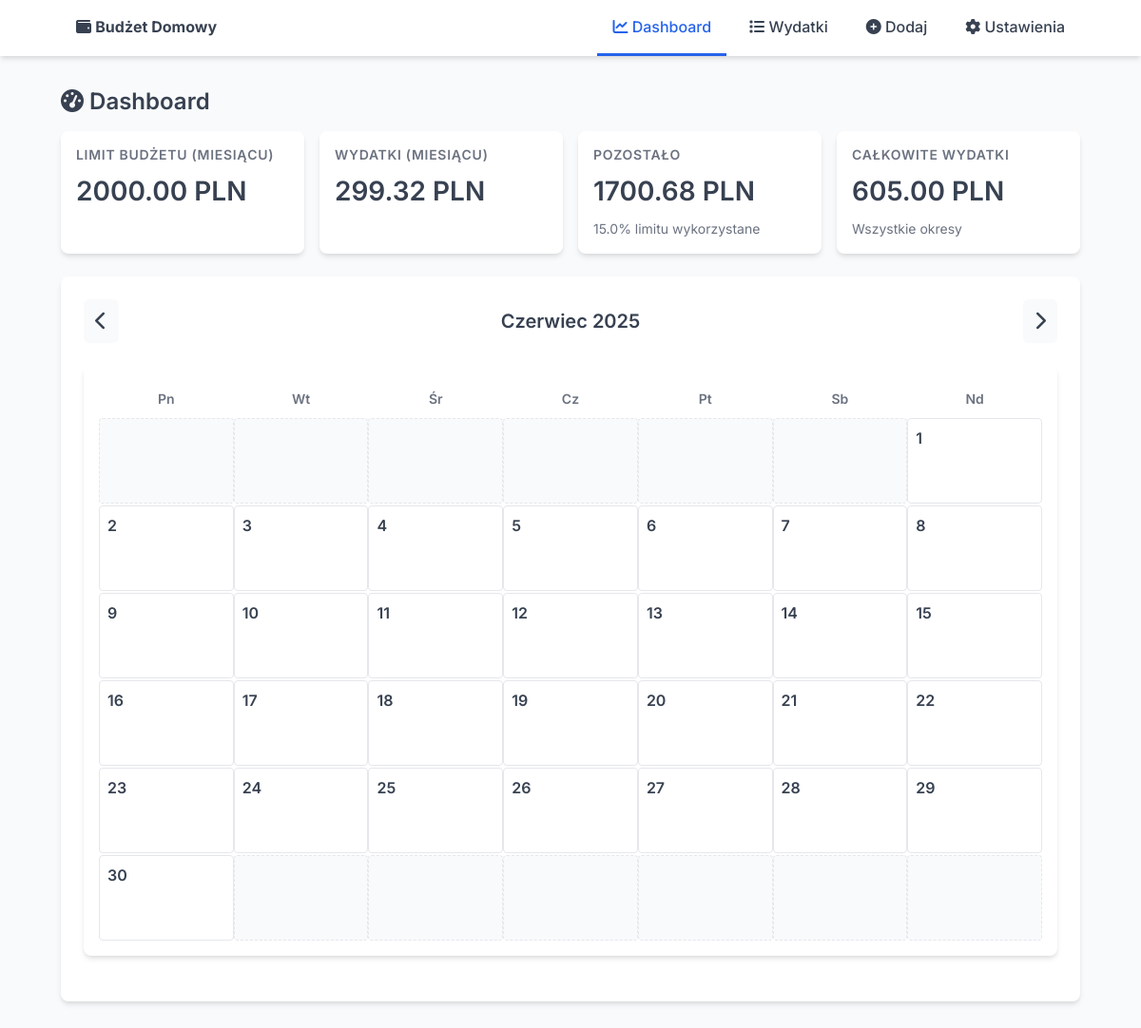
The app's page /2025/6/ with its own data.
### models.py (models this page shows, shortened)
class Settings(db.Model):
    __tablename__ = 'settings'
    id = db.Column(db.Integer, primary_key=True)
    budget_limit = db.Column(db.Float, nullable=False, default=2000.0)
    limit_period = db.Column(db.String(10), nullable=False, default='month')  # 'week', 'month', 'year'
    notified = db.Column(db.Boolean, nullable=False, default=False)

### app.py (the view)
@env_app.route('/')
@env_app.route('/<int:year>/<int:month>/')
def dashboard(year=None, month=None):
    settings = Settings.query.first()
    if not settings:
        settings = Settings(budget_limit=2000.0, limit_period='month', notified=False)
        db.session.add(settings)
        db.session.commit()
    period_expenses = get_period_expenses(settings.limit_period)
    total_expenses = db.session.query(db.func.coalesce(db.func.sum(Expense.amount), 0)).scalar()
    now = datetime.now()
    if year is None or month is None:
        year, month = now.year, now.month
    if month < 1:
        month = 12
        year -= 1
    elif month > 12:
        month = 1
        year += 1
    prev_month = month - 1
    prev_year = year
    if prev_month < 1:
        prev_month = 12
        prev_year -= 1
    next_month = month + 1
    next_year = year
    if next_month > 12:
        next_month = 1
        next_year += 1
    month_names = ['', 'Styczeń', 'Luty', 'Marzec', 'Kwiecień', 'Maj', 'Czerwiec',
                   'Lipiec', 'Sierpień', 'Wrzesień', 'Październik', 'Listopad', 'Grudzień']
    month_name = month_names[month]
    _, last_day = calendar.monthrange(year, month)
    first_weekday = calendar.monthrange(year, month)[0]  # 0 = poniedzialek w Python (xd)
    daily_expenses = defaultdict(float)
    month_start = datetime(year, month, 1)
    if month == 12:
        next_month_start = datetime(year + 1, 1, 1)
    else:
        next_month_start = datetime(year, month + 1, 1)
    expenses = Expense.query.filter(
        Expense.date >= month_start,
        Expense.date < next_month_start
    ).all()
    for expense in expenses:
        day = expense.date.day
        daily_expenses[day] += expense.amount
    period_names = {
        'week': 'tygodniu',
        'month': 'miesiącu',
        'year': 'roku'
    }
    return render_template(
        'dashboard.html',
        current_limit=settings.budget_limit,
        period_expenses=period_expenses,
        total_expenses=total_expenses,
        period=period_names.get(settings.limit_period, settings.limit_period),
        year=year,
        month=month,
        month_name=month_name,
        last_day=last_day,
        first_weekday=first_weekday,
        daily_expenses=daily_expenses,
        prev_year=prev_year,
        prev_month=prev_month,
        next_year=next_year,
        next_month=next_month
    )

### app.py (called while the page is built)
@env_app.context_processor
def inject_current_year():
    return {'current_year': datetime.now().year}

### templates/dashboard.html (shortened to what this page needs)
{% extends 'base.html' %}
{% block content %}
<h2><i class="fas fa-tachometer-alt"></i> Dashboard</h2>
<div class="stats-grid">
    <div class="stat-card">
        <h4>Limit budżetu ({{ period }})</h4>
        <div class="value">{{ "%.2f"|format(current_limit) }} PLN</div>
    </div>
    <div class="stat-card">
        <h4>Wydatki ({{ period }})</h4>
        <div class="value">{{ "%.2f"|format(period_expenses) }} PLN</div>
    </div>
    <div class="stat-card">
        <h4>Pozostało</h4>
        <div class="value {% if current_limit - period_expenses >= 0 %}balance-positive{% else %}balance-negative{% endif %}">
            {{ "%.2f"|format(current_limit - period_expenses) }} PLN
        </div>
        <div class="secondary">
            {% if current_limit > 0 %}
            {{ "%.1f"|format((period_expenses / current_limit) * 100) }}% limitu wykorzystane
            {% endif %}
        </div>
    </div>
    <div class="stat-card">
        <h4>Całkowite wydatki</h4>
        <div class="value">{{ "%.2f"|format(total_expenses) }} PLN</div>
        <div class="secondary">Wszystkie okresy</div>
    </div>
</div>
<div class="card">
    <div class="calendar-header">
        <a href="{{ url_for('dashboard', year=prev_year, month=prev_month) }}" class="calendar-arrow"><i class="fas fa-chevron-left"></i></a>
        <h3>{{ month_name }} {{ year }}</h3>
        <a href="{{ url_for('dashboard', year=next_year, month=next_month) }}" class="calendar-arrow"><i class="fas fa-chevron-right"></i></a>
    </div>
    <div class="calendar">
        <div class="week">
            <div class="day-name">Pn</div>
            <div class="day-name">Wt</div>
            <div class="day-name">Śr</div>
            <div class="day-name">Cz</div>
            <div class="day-name">Pt</div>
            <div class="day-name">Sb</div>
            <div class="day-name">Nd</div>
        </div>
        {% for week in range(6) %}
            <div class="week">
                {% for weekday in range(7) %}
                    {% set day_num = week * 7 + weekday - first_weekday + 1 %}
                    {% if day_num < 1 or day_num > last_day %}
                        <div class="day empty"></div>
                    {% else %}
                        <div class="day {% if day_num == today_day and month == today_month and year == today_year %}today{% endif %}">
                            <div class="day-number">{{ day_num }}</div>
                        </div>
                    {% endif %}
                {% endfor %}
            </div>
        {% endfor %}
    </div>
</div>
{% endblock %}

### static/style.css (style rules this page uses)
:root { --primary: #2563eb; --primary-dark: #1d4ed8; --success: #10b981; --danger: #ef4444; --warning: #f59e0b; --text: #374151; --text-light: #6b7280; --bg: #f9fafb; --bg-card: #ffffff; --border: #e5e7eb; --border-focus: #93c5fd; --shadow: 0 4px 6px -1px rgba(0, 0, 0, 0.1), 0 2px 4px -1px rgba(0, 0, 0, 0.06); }
* { box-sizing: border-box; margin: 0; padding: 0; }
body { font-family: 'Inter', 'Segoe UI', -apple-system, BlinkMacSystemFont, sans-serif; line-height: 1.5; color: var(--text); background-color: var(--bg); padding-bottom: 40px; }
h1, h2, h3, h4 { margin-bottom: 16px; font-weight: 600; line-height: 1.3; }
h2 { font-size: 1.5rem; color: var(--text); }
h3 { font-size: 1.25rem; color: var(--text); }
a { color: var(--primary); text-decoration: none; transition: color 0.2s ease-in-out; }
.card { background: var(--bg-card); border-radius: 8px; padding: 24px; box-shadow: var(--shadow); margin-bottom: 24px; }
.stats-grid { display: grid; grid-template-columns: repeat(auto-fit, minmax(250px, 1fr)); gap: 16px; margin-bottom: 24px; }
.stat-card { background: var(--bg-card); border-radius: 8px; padding: 16px; box-shadow: var(--shadow); display: flex; flex-direction: column; }
.stat-card h4 { font-size: 0.875rem; color: var(--text-light); text-transform: uppercase; letter-spacing: 0.05em; margin-bottom: 8px; }
.stat-card .value { font-size: 1.75rem; font-weight: 600; color: var(--text); margin-bottom: 8px; }
.stat-card .secondary { font-size: 0.875rem; color: var(--text-light); }
.balance-positive { color: var(--success); }
.calendar { display: flex; flex-direction: column; max-width: 100%; margin: 24px 0; gap: 2px; background: var(--bg-card); padding: 16px; border-radius: 8px; box-shadow: var(--shadow); }
.calendar-header { display: flex; justify-content: space-between; align-items: center; margin-bottom: 16px; }
.calendar-header h3 { margin-bottom: 0; font-size: 1.25rem; text-align: center; flex-grow: 1; }
.calendar-arrow { text-decoration: none; font-size: 1.25rem; color: var(--text); padding: 8px 12px; border-radius: 6px; background: var(--bg); transition: all 0.2s ease; }
.week { display: flex; justify-content: space-between; }
.day-name { width: 14.28%; padding: 8px; text-align: center; font-weight: 600; color: var(--text-light); font-size: 0.875rem; }
.day { width: 14.28%; height: 90px; border: 1px solid var(--border); border-radius: 4px; padding: 8px; font-size: 0.875rem; background-color: var(--bg-card); overflow: hidden; transition: background-color 0.2s ease; }
.day .day-number { font-weight: 600; margin-bottom: 4px; font-size: 1rem; }
.day.empty { background-color: #f8fafc; border: 1px dashed var(--border); }

### records on screen
Settings: budget_limit "2000.00", current_limit-period_expenses "1700.68", (period_expenses/current_limit)*100 "15.0"

### other values on screen
{{ period }} "MIESIĄCU"
{{ "%.2f"|format(period_expenses) }} "299.32"
{{ "%.2f"|format(total_expenses) }} "605.00"
{{ month_name }} "Czerwiec"
{{ year }} "2025"
{{ day_num }} "1" "2" "3" "4" "5" "6" "7" "8" "9" "10" "11" "12" "13" "14" "15" "16" "17" "18" "19" "20" "21" "22" "23" "24" "25" "26" "27" "28" "29" "30"
